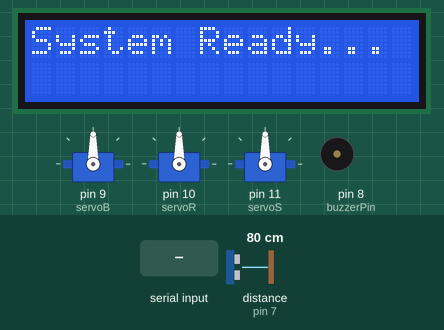
A sketch run on a simulated Arduino Uno, built with avr-gcc and run on an emulated ATmega328P. Shown: 3 × servo, 16×2 character LCD, buzzer (waves = sounding). Wiring (inferred from the names in the program): ultrasonic range finder: trigger pin 6; echo pin 7. Inputs (shaded band) come from the test bench; at power-on: distance to the obstacle (sensor on pin 7) 80 cm. The echo pulse lasts 58.3 µs per cm.

Above: at 5.4 s.
5.5 s: distance to the obstacle (sensor on pin 7) set to 2 cm
At 7.7 s:
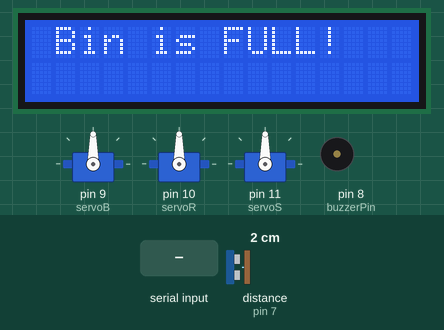
8.0 s: "B" received over Serial
At 9.7 s:
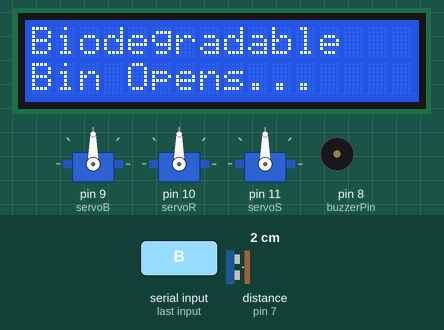
11.0 s: distance to the obstacle (sensor on pin 7) set to 4 cm
14.0 s: distance to the obstacle (sensor on pin 7) set to 7 cm
At 16.2 s:
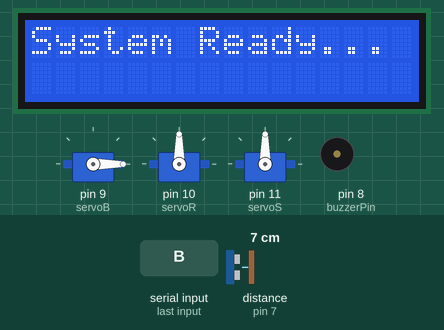
17.0 s: "R" received over Serial
At 18.3 s:
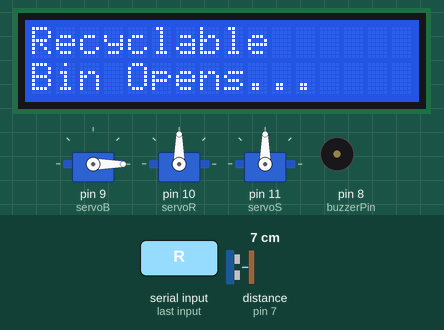
20.0 s: "S" received over Serial
At 22.2 s:
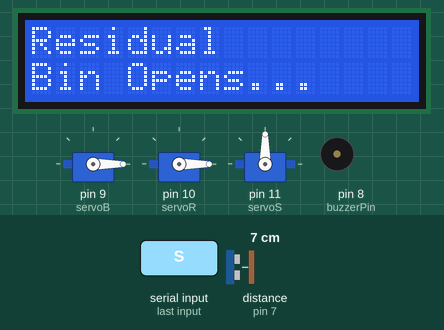
Timing chart, 0 to 24.6 s (numbered marks = the images above; inputs shaded):
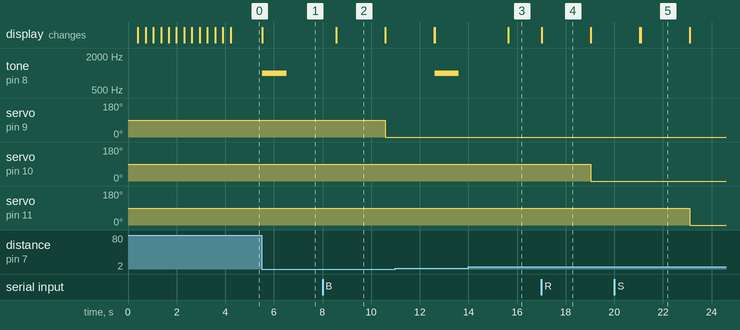

The sketch:

waste_bins_04wultrabuzzer1.ino
```cpp
#include <Servo.h>
#include <Wire.h>
#include <LiquidCrystal_I2C.h>

// Servos
Servo servoB; // Biodegradable
Servo servoR; // Recyclable
Servo servoS; // Residual

// LCD
LiquidCrystal_I2C lcd(0x27, 16, 2);

// Ultrasonic sensor
const int trigPin = 6;
const int echoPin = 7;
long duration;
int distance;
const int FULL_DISTANCE = 5; // cm, adjust based on your bin

// Buzzer
const int buzzerPin = 8;

// Scrolling message
String message = "   Smart Waste Segregator   ";

void setup() {
  Serial.begin(9600);

  // Attach servos
  servoB.attach(9);
  servoR.attach(10);
  servoS.attach(11);

  // LCD setup
  lcd.init();
  lcd.backlight();

  // Scroll startup message
  scrollMessage(message, 300);

  // Show ready state
  lcd.clear();
  lcd.setCursor(0, 0);
  lcd.print("System Ready...");

  // Ultrasonic pins
  pinMode(trigPin, OUTPUT);
  pinMode(echoPin, INPUT);

  // Buzzer
  pinMode(buzzerPin, OUTPUT);
  digitalWrite(buzzerPin, LOW);
}

void loop() {
  // Check bin fullness
  distance = getDistance();
  if (distance > 0 && distance < FULL_DISTANCE) {
    lcd.clear();
    lcd.setCursor(0, 0);
    lcd.print(" Bin is FULL!");
    tone(buzzerPin, 1000); // 1kHz beep
    delay(1000);
    noTone(buzzerPin);

    delay(2000); // keep full message visible
    lcd.clear();
    lcd.setCursor(0, 0);
    lcd.print("System Ready...");
  }

  // Listen for Python commands
  if (Serial.available() > 0) {
    char cmd = Serial.read();
    if (cmd == 'B') handleBin(servoB, "Biodegradable");
    else if (cmd == 'R') handleBin(servoR, "Recyclable");
    else if (cmd == 'S') handleBin(servoS, "Residual");
  }
}

void handleBin(Servo &s, const char *label) {
  lcd.clear();
  lcd.setCursor(0, 0);
  lcd.print(label);
  lcd.setCursor(0, 1);
  lcd.print("Bin Opens...");

  s.write(90);   // open bin
  delay(2000);

  s.write(0);    // close bin
  lcd.clear();
  lcd.setCursor(0, 0);
  lcd.print("Bin Closed");
  delay(2000);

  lcd.clear();
  lcd.setCursor(0, 0);
  lcd.print("System Ready...");
}

int getDistance() {
  digitalWrite(trigPin, LOW);
  delayMicroseconds(2);
  digitalWrite(trigPin, HIGH);
  delayMicroseconds(10);
  digitalWrite(trigPin, LOW);

  duration = pulseIn(echoPin, HIGH, 20000); // timeout 20ms
  if (duration == 0) return -1; // no echo
  return duration * 0.034 / 2; // convert to cm
}

void scrollMessage(String msg, int delayTime) {
  int msgLength = msg.length();
  for (int i = 0; i < msgLength - 15; i++) {
    lcd.clear();
    lcd.setCursor(0, 0);
    lcd.print(msg.substring(i, i + 16));
    delay(delayTime);
  }
}
```

Measured:
- the behaviour switches between 5 and 6 cm on distance to the obstacle (sensor on pin 7) (found by bisection; images 2 and 3)
- after the input at 5.5 s, tone on pin 8 (buzzerPin): silent → 1000 Hz at once, → silent 1.0 s later; the display: changes at once (image 1)
- after the input at 8.0 s, tone on pin 8 (buzzerPin): stays silent (without the input it goes to 1000 Hz after 0.55 s); servo on pin 9 (servoB): 90° → 0° after 2.6 s; the display: changes after 0.57 s (image 2)
- after the input at 14.0 s, tone on pin 8 (buzzerPin): stays silent (without the input it goes to 1000 Hz after 1.6 s)
- after the input at 17.0 s, servo on pin 10 (servoR): 90° → 0° after 2.0 s; the display: changes at once (image 4)
- after the input at 20.0 s, servo on pin 11 (servoS): 90° → 0° after 3.1 s; the display: first differs from a run without the input after 1.1 s (image 5)
- what the display in image 2 shows lasts 2.0 s, from 8.6 s to 10.6 s
